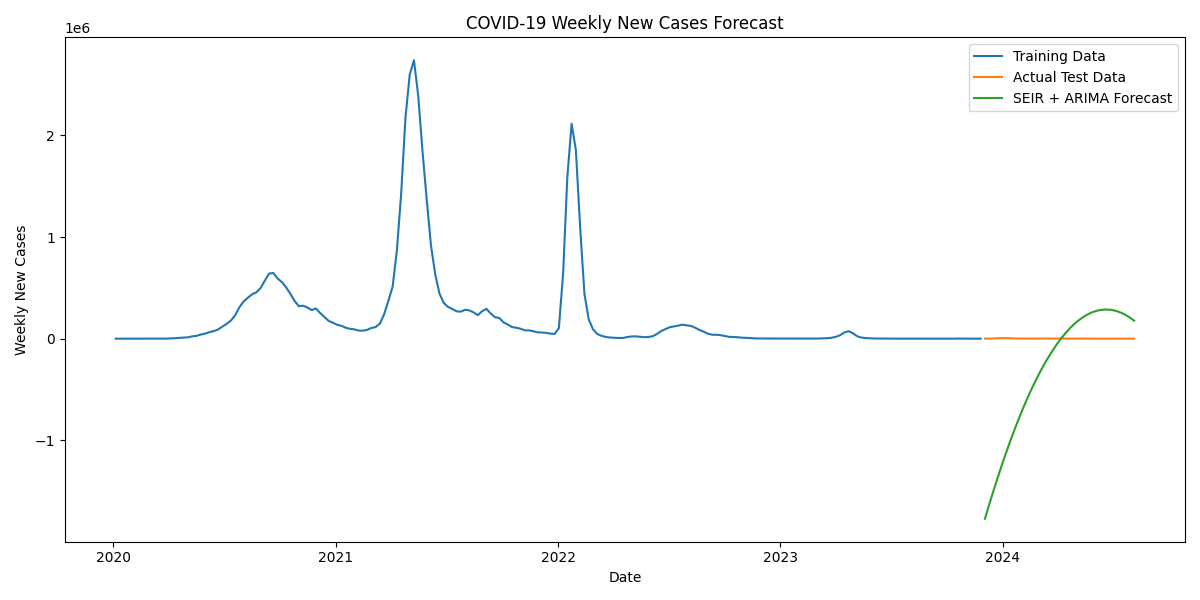

The script that drew this image:
import numpy as np
import pandas as pd
from scipy.integrate import odeint
from statsmodels.tsa.arima.model import ARIMA
from sklearn.metrics import mean_absolute_error, mean_squared_error, r2_score
import matplotlib.pyplot as plt

# Load the dataset
df = pd.read_csv('owid-covid-data.csv', usecols=['location', 'date', 'new_cases'])
df = df[df['location'] == 'India']
df['date'] = pd.to_datetime(df['date'])
df = df[['date', 'new_cases']].dropna()
df = df[df['new_cases'] >= 0]
df.set_index('date', inplace=True)
weekly_df = df.resample('W').sum()

# Split into training and testing datasets
train = weekly_df[:'2023-11']
test = weekly_df['2023-12':]

# SEIR model implementation
def seir_model(y, t, beta, sigma, gamma, N):
    S, E, I, R = y
    dSdt = -beta * S * I / N
    dEdt = beta * S * I / N - sigma * E
    dIdt = sigma * E - gamma * I
    dRdt = gamma * I
    return dSdt, dEdt, dIdt, dRdt

# Parameters
N = 1.38e9  # India's population
I0, R0 = 1, 0
E0 = I0 * 2
S0 = N - I0 - R0 - E0
beta, sigma, gamma = 0.5, 1/5.2, 1/12.39
y0 = S0, E0, I0, R0
t_train = np.arange(len(train))
ret = odeint(seir_model, y0, t_train, args=(beta, sigma, gamma, N))
S, E, I, R = ret.T
seir_pred_train = pd.Series(I, index=train.index)

# Residuals
residuals = train['new_cases'] - seir_pred_train

# Forecasting and evaluation
best_model = None
best_r2 = -np.inf
for p in range(2, 6):
    for d in range(1, 4):
        for q in range(2, 6):
            try:
                model = ARIMA(residuals, order=(p, d, q)).fit()
                forecast_resid = model.forecast(steps=len(test))
                
                # SEIR forecast for test period
                t_test = np.arange(len(train), len(train) + len(test))
                ret_test = odeint(seir_model, y0, t_test, args=(beta, sigma, gamma, N))
                I_test = ret_test[:, 2]
                seir_pred_test = pd.Series(I_test, index=test.index)
                
                # Combined forecast
                combined_forecast = seir_pred_test + forecast_resid.values
                mae = mean_absolute_error(test['new_cases'], combined_forecast)
                rmse = np.sqrt(mean_squared_error(test['new_cases'], combined_forecast))
                r2 = r2_score(test['new_cases'], combined_forecast)
                
                if r2 > best_r2:
                    best_r2 = r2
                    best_model = {
                        'order': (p, d, q),
                        'mae': mae,
                        'rmse': rmse,
                        'r2': r2,
                        'forecast': combined_forecast
                    }
            except:
                continue

# Output results
print(f"Best ARIMA Model Order: {best_model['order']}")
print(f"MAE: {best_model['mae']:.2f}")
print(f"RMSE: {best_model['rmse']:.2f}")
print(f"R²: {best_model['r2']:.4f}")

# Plotting
plt.figure(figsize=(12, 6))
plt.plot(train.index, train['new_cases'], label='Training Data')
plt.plot(test.index, test['new_cases'], label='Actual Test Data')
plt.plot(test.index, best_model['forecast'], label='SEIR + ARIMA Forecast')
plt.xlabel('Date')
plt.ylabel('Weekly New Cases')
plt.title('COVID-19 Weekly New Cases Forecast')
plt.legend()
plt.tight_layout()
plt.show()
